Frame 1 (no input): blank canvas, image omitted
Frame 60 (no input): blank canvas, image omitted
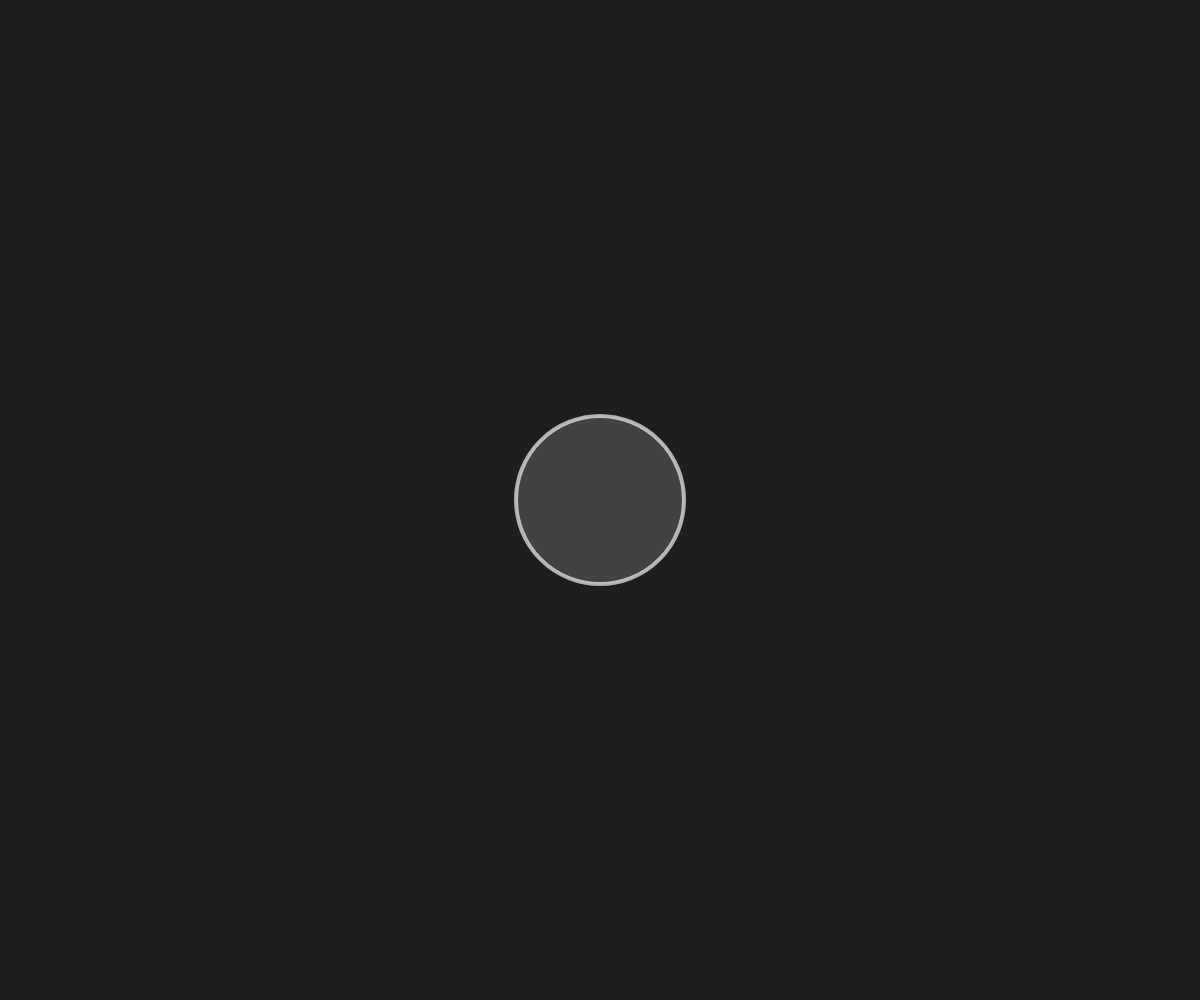
Frame 120 (the mouse pressed at the canvas centre since frame 60)

The p5.js sketch whose frames 1 and 60 were blank and that drew this single picture after the mouse press (run headless with seeded random() and noise() and a simulated clock; from frame 60 on, the mouse is pressed at the canvas centre):

// p5.js sketch
// ── sketch.js
var circles = [];

function setup() {
	createCanvas(windowWidth, windowHeight);
}

function mousePressed(){
	circles.push(new Circle(mouseX, mouseY, 25, 255, 100));
}

function draw() {
	background(30);
	for(var i = 0; i < circles.length; i++){
		circles[i].update();
		circles[i].grow();
		circles[i].fade();
		if (circles[i].isFinished()){
			circles.splice(i,i+1);
		}
	}

}
// ── Circle.js
function Circle(x, y, r, strokeA, colorA){
	this.x = x;
	this.y = y;
	this.r = r;
	this.strokeA = strokeA;
	this.colorA = colorA;

	this.update = function(){
		stroke(255, this.strokeA);
		strokeWeight(4);
		fill(255, this.colorA);
		ellipse(this.x, this.y, this.r * 2, this.r * 2);
	}
	
	this.grow = function(){
		this.r += 1;
	}
	
	this.fade = function(){
		this.strokeA -= 1.5;
		this.colorA -= 1;
	}
	
	this.isFinished = function(){
		print(this.strokeA);
		if(this.strokeA < 0){
			return true;
		}
		else{
			return false;
		}
	}
}
